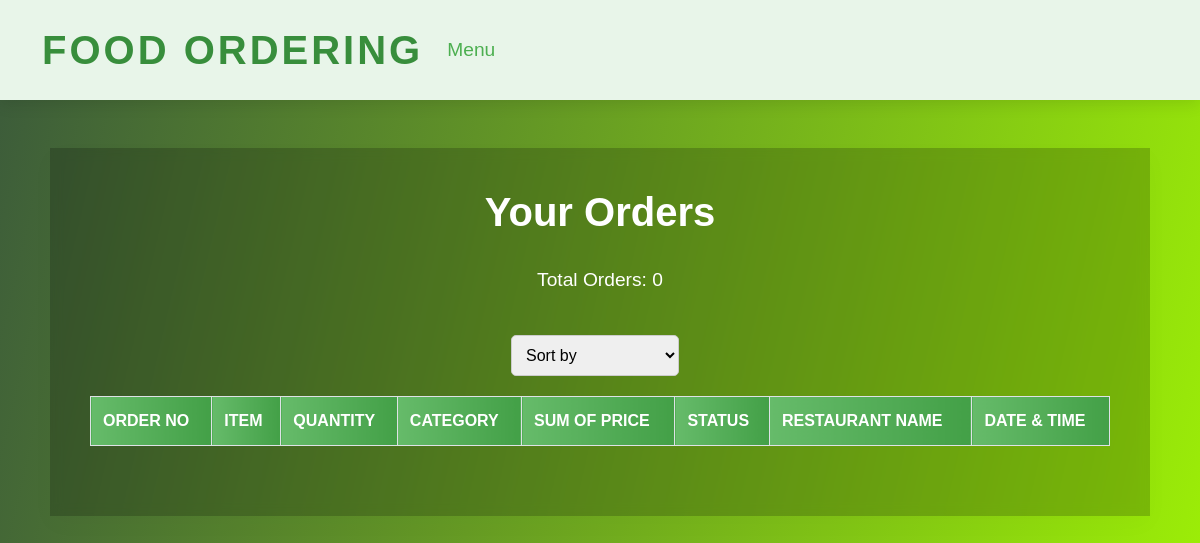
The page /orders/ (signed in) on the database as committed earlier.
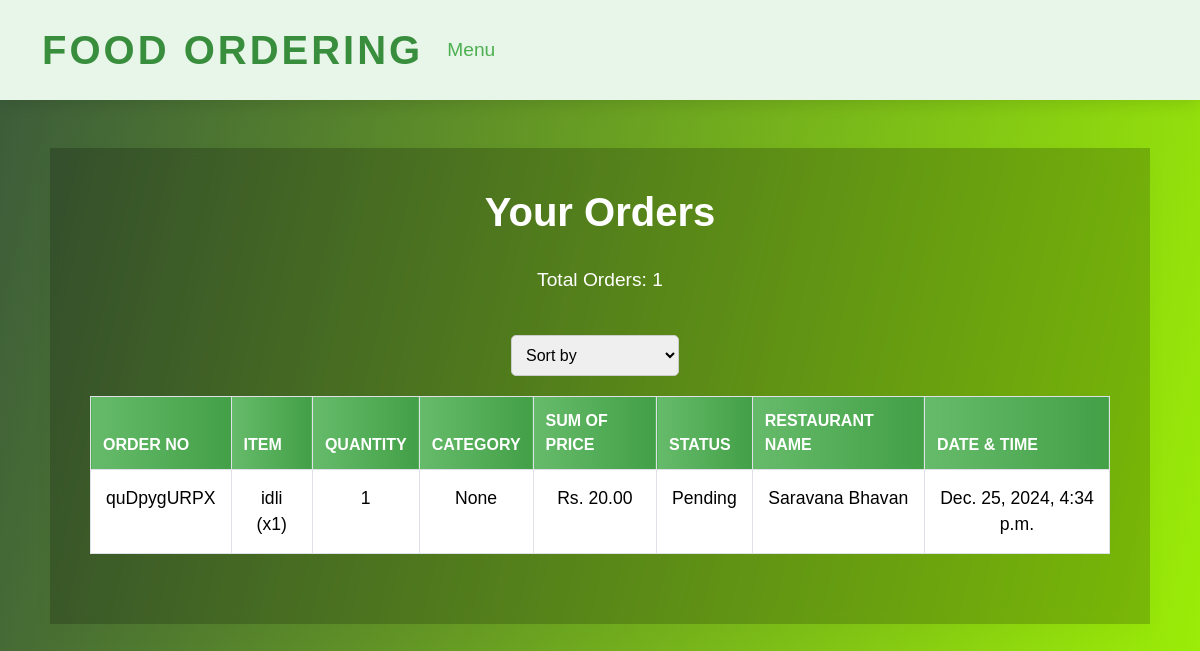
The same page on the database as committed later.
### customer/models.py (models this page shows, shortened)
class Order(models.Model):
    customer = models.ForeignKey(customerUser, on_delete=models.CASCADE, related_name='orders')
    item = models.CharField(max_length=100)
    quantity = models.IntegerField()
    category = models.CharField(max_length=100)
    sum_of_price = models.DecimalField(max_digits=10, decimal_places=2)
    order_no = models.CharField(max_length=20, unique=True)
    status = models.CharField(max_length=20, choices=[
        ('PENDING', 'Pending'),
        ('CONFIRMED', 'Confirmed'),
        ('OUT_FOR_DELIVERY', 'Out for Delivery'),
        ('DELIVERED', 'Delivered'),
        ('CANCELLED', 'Cancelled')
    ], default='PENDING')
    delivery_person = models.CharField(max_length=100, null=True, blank=True)
    restaurant_name = models.CharField(max_length=100)
    comments = models.TextField(null=True, blank=True)
    date_time = models.DateTimeField(auto_now_add=True)

### customer/views.py (the view)
# urls.py: path('orders/', customerviews.orders, name='orders'),
def orders(request):
    user_orders = Order.objects.filter(customer=request.user)
    return render(request, 'home/orders.html', {'orders': user_orders})

### ordering/templates/home/orders.html (shortened to what this page needs)
<!DOCTYPE html>
<html lang="en">
{% load static %}
<head>
    <link rel="stylesheet" href="https://cdn.jsdelivr.net/npm/bootstrap@5.3.3/dist/css/bootstrap.min.css">
</head>
<body>
    <nav class="navbar navbar-expand-lg navbar-light custom-grey">
        <div class="container-fluid">
            <span class="navbar-brand">Food Ordering</span>
            <div class="collapse navbar-collapse" id="navbarNav">
                <ul class="navbar-nav me-auto">
                    <li class="nav-item active">
                        <a class="nav-link menu-link" href="/menu">Menu</a>
                    </li>
                </ul>
            </div>
        </div>
    </nav>
    <div class="container mt-5">
        <h2 class="text-center">Your Orders</h2>
        <p>Total Orders: {{ orders|length }}</p>
        <div class="filter-container">
            <select onchange="sortTable(this.value)">
                <option value="" disabled selected>Sort by</option>
            </select>
        </div>
        <div class="table-container">
            <table class="table table-bordered">
                <thead>
                    <tr>
                        <th>Order No</th>
                        <th>Item</th>
                        <th>Quantity</th>
                        <th>Category</th>
                        <th>Sum of Price</th>
                        <th>Status</th>
                        <th>Restaurant Name</th>
                        <th>Date & Time</th>
                    </tr>
                </thead>
                <tbody>
                    {% for order in orders %}
                    <tr>
                        <td>{{ order.order_no }}</td>
                        <td>{{ order.item }}</td>
                        <td>{{ order.quantity }}</td>
                        <td>{{ order.category }}</td>
                        <td>Rs. {{ order.sum_of_price }}</td>
                        <td>{{ order.get_status_display }}</td>
                        <td>{{ order.restaurant_name }}</td>
                        <td>{{ order.date_time }}</td>
                    </tr>
                    {% endfor %}
                </tbody>
            </table>
        </div>
    </div>
</body>
</html>

### ordering/templates/home/orders.html (style rules this page uses)
body { font-family: 'Poppins', sans-serif; margin: 0; padding: 0; background: linear-gradient(103deg, #3b5a3b, #9ced07); color: #333; overflow-x: hidden; }
.navbar { background-color: #e8f5e9; padding: 15px 30px; box-shadow: 0 4px 15px rgba(0, 0, 0, 0.1); position: sticky; top: 0; z-index: 10; }
.navbar-brand { font-weight: 700; color: #388e3c; font-size: 2.5em; text-transform: uppercase; letter-spacing: 3px; }
.nav-link.menu-link { color: #4caf50; font-size: 1.2em; margin-right: 20px; text-transform: capitalize; transition: color 0.3s ease; }
.container { margin: 50px auto; max-width: 1100px; background: rgba(0, 0, 0, 0.2); backdrop-filter: blur(6px); padding: 40px; box-shadow: 0 8px 24px rgba(0, 0, 0, 0.025); overflow: hidden; position: relative; }
h2 { color: #ffffff; font-size: 2.5em; font-weight: 800; margin-bottom: 30px; text-align: center; text-transform: capitalize; }
p { font-size: 1.2rem; text-align: center; color: #ffffff; margin-bottom: 40px; }
.table { border-collapse: collapse; width: 100%; margin-bottom: 30px; }
.table thead th { background: linear-gradient(to right, #66bb6a, #43a047); color: #ffffff; font-size: 1em; padding: 12px; text-transform: uppercase; }
.table tbody tr { background: rgba(0, 0, 0, 0.1); transition: transform 0.3s ease, box-shadow 0.3s ease; }
.table tbody td { padding: 15px; text-align: center; font-size: 1.1em; color: black; }
.filter-container { display: flex; justify-content: center; margin-bottom: 20px; }
.filter-container select { padding: 10px; font-size: 1rem; border-radius: 5px; border: 1px solid #ccc; margin-right: 10px; }

Rows that differ between the two databases and show on the page:
added Order: order_no "quDpygURPX", item "idli (x1)", quantity "1", category "None", sum_of_price "20.00", status "Pending", restaurant_name "Saravana Bhavan", date_time "Dec. 25, 2024, 4:34 p.m."
Other text that changed with them:
{{ orders|length }}: "0" → "1"
